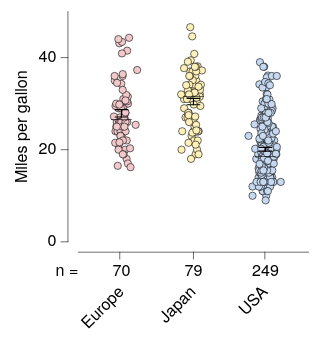

Vega-Lite specification stored for this chart:
### Vega-Lite specification from a JSON file in a GitHub repository (floating-point values rounded to 4 significant figures; data arrays with more than 128 entries replaced by an {"elided": "..."} marker saying what was removed)
{"background": null, "config": {"arc": {"fill": "#DBDBDB", "fillOpacity": 1.0, "innerRadius": 25.0, "padAngle": 0.03, "stroke": "black", "strokeOpacity": 1, "strokeWidth": 0.25}, "area": {"fill": "#DBDBDB", "fillOpacity": 1.0, "stroke": "black", "strokeOpacity": 1, "strokeWidth": 0.25}, "axis": {"domain": true, "domainCap": "round", "domainColor": "black", "domainWidth": 0.25, "grid": false, "gridCap": "round", "gridColor": "#F1F1F1", "gridDash": [0, 0], "gridOpacity": 1.0, "gridWidth": 0.25, "labelColor": "black", "labelFont": "HelveticaNeue", "labelFontSize": 7, "labelFontStyle": "normal", "labelFontWeight": 400, "offset": 4.5, "ticks": true, "tickCap": "round", "tickColor": "black", "tickSize": 3, "tickWidth": 0.25, "titleColor": "black", "titleFont": "HelveticaNeue", "titleFontSize": 7, "titleFontStyle": "normal", "titleFontWeight": 400}, "axisX": {"domain": true, "labelAlign": "center", "labelAngle": 0, "labels": true, "ticks": true, "translate": 0}, "axisY": {"domain": true, "labelAlign": "right", "labelAngle": 0, "labels": true, "ticks": true, "translate": 0}, "axisRight": {"domain": true, "labelAlign": "left", "labelAngle": 0, "labels": true, "ticks": true, "translate": 0}, "axisTop": {"domain": true, "labelAlign": "center", "labelAngle": 0, "labels": true, "ticks": true, "translate": 0}, "bar": {"fill": "#DBDBDB", "fillOpacity": 1.0, "stroke": "black", "strokeOpacity": 1, "strokeWidth": 0.25}, "boxplot": {"size": 9.0, "ticks": {"cornerRadius": 0.25, "fill": "black", "size": 4.5, "thickness": 0.25}, "box": {"fillOpacity": 1.0, "stroke": "black", "strokeOpacity": 1, "strokeWidth": 0.25}, "median": {"fill": "black", "fillOpacity": 1.0, "size": 9.0, "thickness": 0.25}, "rule": {"fill": "black", "fillOpacity": 1.0, "size": 10.0, "stroke": "black", "strokeDash": [0, 0], "strokeOpacity": 1, "strokeWidth": 0.25}, "outliers": {"color": "black", "fill": "black", "fillOpacity": 1.0, "size": 0, "stroke": "black", "strokeOpacity": 1, "strokeWidth": 0.25}}, "circle": {"fill": "black", "fillOpacity": 1.0, "size": 0.5, "stroke": "black", "strokeOpacity": 1, "strokeWidth": 0.25}, "errorband": {"band": {"fillOpacity": 0.6, "stroke": null, "strokeWidth": 0.25, "strokeOpacity": 1}, "borders": {"opacity": 0, "strokeOpacity": 0.25, "strokeWidth": 1}}, "errorbar": {"opacity": 1, "rule": {"strokeDash": [0, 0], "strokeWidth": 0.5}, "ticks": {"color": "black", "cornerRadius": 0.25, "opacity": 1, "size": 6.0, "thickness": 0.5}, "thickness": 0.5}, "font": "HelveticaNeue", "geoshape": {"fill": "#DBDBDB", "fillOpacity": 1.0, "stroke": "black", "strokeOpacity": 1, "strokeWidth": 0.25}, "header": {"labelColor": "black", "labelFont": "HelveticaNeue", "labelFontSize": 7, "labelFontStyle": "normal", "labelFontWeight": 400, "titleColor": "black", "titleFont": "HelveticaNeue", "titleFontSize": 7, "titleFontStyle": "normal", "titleFontWeight": 400, "titlePadding": 0}, "legend": {"disable": false, "offset": 4.5, "gradientLength": 50.0, "gradientThickness": 5.0, "gradientOpacity": 1.0, "gradientStrokeColor": "black", "gradientStrokeWidth": 0.25, "labelColor": "black", "labelFont": "HelveticaNeue", "labelFontSize": 7, "labelFontStyle": "normal", "labelFontWeight": 400, "strokeColor": "black", "strokeWidth": 0, "symbolSize": 42, "symbolStrokeColor": "black", "symbolStrokeWidth": 0.25, "titleColor": "black", "titleFont": "HelveticaNeue", "titleFontSize": 7, "titleFontStyle": "normal", "titleFontWeight": 400}, "line": {"color": "black", "stroke": "black", "strokeCap": "round", "strokeDash": [0, 0], "strokeOpacity": 1, "strokeWidth": 0.375}, "point": {"filled": true, "fill": "#DBDBDB", "fillOpacity": 1.0, "size": 5.0, "stroke": "black", "strokeOpacity": 1, "strokeWidth": 0.25}, "range": {"category": ["#C6D9F1", "#F1C9CB", "#FEF0B9", "#CEE37A", "#7AA8E0", "#E589A3", "#FDDD5D", "#68B961", "#4177B1", "#C35082", "#E5C227", "#438156"], "diverging": {"scheme": ["#C35082", "#CE6D94", "#D989A7", "#E2A4BA", "#EABFCE", "#F1DBE2", "#F6F6F6", "#D7E0EB", "#B9CBE0", "#9BB6D5", "#7DA1C9", "#5F8CBD", "#4177B1"]}, "heatmap": {"scheme": ["#DFE9F7", "#C6D9F1", "#ADC8EC", "#94B8E6", "#7AA8E0", "#6097DA", "#4D87CA", "#4177B1", "#386898", "#2F597F", "#264A69", "#1D3A58"]}, "ordinal": {"scheme": ["#F1F1F1", "#DBDBDB", "#C6C6C6", "#B2B2B2", "#9D9D9D", "#898989", "#767676", "#636363", "#515151", "#404040", "#2F2F2F", "#1F1F1F"]}, "ramp": {"scheme": ["#DFE9F7", "#C6D9F1", "#ADC8EC", "#94B8E6", "#7AA8E0", "#6097DA", "#4D87CA", "#4177B1", "#386898", "#2F597F", "#264A69", "#1D3A58"]}}, "rule": {"color": "black", "stroke": "black", "strokeCap": "round", "strokeDash": [2, 2], "strokeOpacity": 1, "strokeWidth": 0.25}, "scale": {"bandPaddingInner": 0.1, "bandPaddingOuter": 0.1, "round": false}, "rect": {"fill": "#DBDBDB", "fillOpacity": 1.0, "stroke": "black", "strokeOpacity": 1, "strokeWidth": 0.25}, "square": {"fill": "#DBDBDB", "fillOpacity": 1.0, "size": 10.0, "stroke": "black", "strokeOpacity": 1, "strokeWidth": 0.25}, "text": {"color": "black", "font": "HelveticaNeue", "fontSize": 7, "fontStyle": "normal", "fontWeight": 400}, "title": {"anchor": "middle", "frame": "group", "color": "black", "font": "HelveticaNeue", "fontSize": 7, "fontStyle": "normal", "fontWeight": 400, "subtitleColor": "black", "subtitleFont": "HelveticaNeue", "subtitleFontSize": "HelveticaNeue", "subtitleFontStyle": "normal", "subtitleFontWeight": 400}, "view": {"continuousWidth": 100, "continuousHeight": 100, "discreteWidth": 100, "discreteHeight": 100, "fill": null, "stroke": null, "strokeWidth": 0.25}}, "vconcat": [{"layer": [{"data": {"name": "data-5a85ede2053d4aec77293cfb476ae07b"}, "mark": {"type": "circle", "opacity": 1.0, "size": 10.0}, "encoding": {"color": {"field": "Origin", "legend": null, "sort": ["USA", "Europe", "Japan"], "title": null, "type": "nominal"}, "x": {"axis": {"labels": false, "title": null}, "field": "Origin", "sort": ["USA", "Europe", "Japan"], "title": "Origin", "type": "nominal"}, "xOffset": {"field": "jitter_x", "scale": {"domain": [-7.33, 7.33], "range": [5.17, 19.83]}, "type": "quantitative"}, "y": {"field": "Miles_per_Gallon", "title": "Miles per gallon", "type": "quantitative"}}}, {"data": {"name": "data-f54b1fb31dc573b7638e45cb2b4c427f"}, "mark": {"type": "errorbar"}, "encoding": {"x": {"axis": {"labels": false, "title": null}, "field": "Origin", "sort": ["USA", "Europe", "Japan"], "title": "Origin", "type": "nominal"}, "y": {"field": "__mean", "title": "Miles per gallon", "type": "quantitative"}, "yError": {"field": "__error"}}}, {"data": {"name": "data-5a85ede2053d4aec77293cfb476ae07b"}, "mark": {"type": "boxplot", "box": {"fillOpacity": 0, "strokeOpacity": 0}, "outliers": {"opacity": 0}, "rule": {"strokeOpacity": 0}, "ticks": false}, "encoding": {"x": {"axis": {"labels": false, "title": null}, "field": "Origin", "sort": ["USA", "Europe", "Japan"], "title": "Origin", "type": "nominal"}, "y": {"field": "Miles_per_Gallon", "title": "Miles per gallon", "type": "quantitative"}}}]}, {"layer": [{"data": {"name": "data-f7b265060270c2eb724ce184e30b4700"}, "mark": {"type": "text", "align": "right", "baseline": "middle", "fontSize": 7}, "encoding": {"text": {"field": "__label", "type": "nominal"}, "x": {"value": 0}, "y": {"axis": {"domain": false, "grid": false, "labels": false, "ticks": false, "title": null}, "bandPosition": 0.5, "field": "__label", "scale": {"domain": ["n ="], "range": [0, 10]}, "sort": ["n ="], "type": "nominal"}}}, {"data": {"name": "data-1d730befcb87c9256aea8f96ff8be5d0"}, "mark": {"type": "text", "align": "center", "baseline": "middle", "fontSize": 7}, "encoding": {"text": {"field": "__value", "type": "nominal"}, "x": {"axis": {"domain": false, "grid": false, "labels": false, "ticks": false, "title": null}, "field": "__category", "sort": ["USA", "Europe", "Japan"], "type": "nominal"}, "y": {"axis": {"domain": false, "grid": false, "labels": false, "ticks": false, "title": null}, "bandPosition": 0.5, "field": "__label", "scale": {"domain": ["n ="], "range": [0, 10]}, "sort": ["n ="], "type": "nominal"}}}, {"data": {"name": "data-18c517c32ea1aeecea20d9ce61e0dd26"}, "mark": {"type": "text", "align": "right", "angle": 315, "baseline": "middle", "fontSize": 7}, "encoding": {"text": {"field": "__category", "type": "nominal"}, "x": {"axis": {"domain": false, "grid": false, "labels": false, "ticks": false, "title": null}, "field": "__category", "sort": ["USA", "Europe", "Japan"], "type": "nominal"}, "y": {"value": 12.71}}}], "height": 33, "view": {"fill": null, "stroke": null}, "width": 100}], "resolve": {"scale": {"x": "shared"}}, "spacing": 0, "$schema": "https://vega.github.io/schema/vega-lite/v6.4.1.json", "datasets": {"data-5a85ede2053d4aec77293cfb476ae07b": {"elided": "398 records"}, "data-f54b1fb31dc573b7638e45cb2b4c427f": [{"Origin": "Japan", "__mean": 30.45, "__error": 0.6852, "__dysonsphere__": 1}, {"Origin": "USA", "__mean": 20.08, "__error": 0.4058, "__dysonsphere__": 1}, {"Origin": "Europe", "__mean": 27.89, "__error": 0.8037, "__dysonsphere__": 1}], "data-f7b265060270c2eb724ce184e30b4700": [{"__label": "n =", "__dysonsphere__": 1}], "data-1d730befcb87c9256aea8f96ff8be5d0": [{"__label": "n =", "__category": "USA", "__value": "249", "__dysonsphere__": 1}, {"__label": "n =", "__category": "Europe", "__value": "70", "__dysonsphere__": 1}, {"__label": "n =", "__category": "Japan", "__value": "79", "__dysonsphere__": 1}], "data-18c517c32ea1aeecea20d9ce61e0dd26": [{"__category": "USA", "__dysonsphere__": 1}, {"__category": "Europe", "__dysonsphere__": 1}, {"__category": "Japan", "__dysonsphere__": 1}]}}
